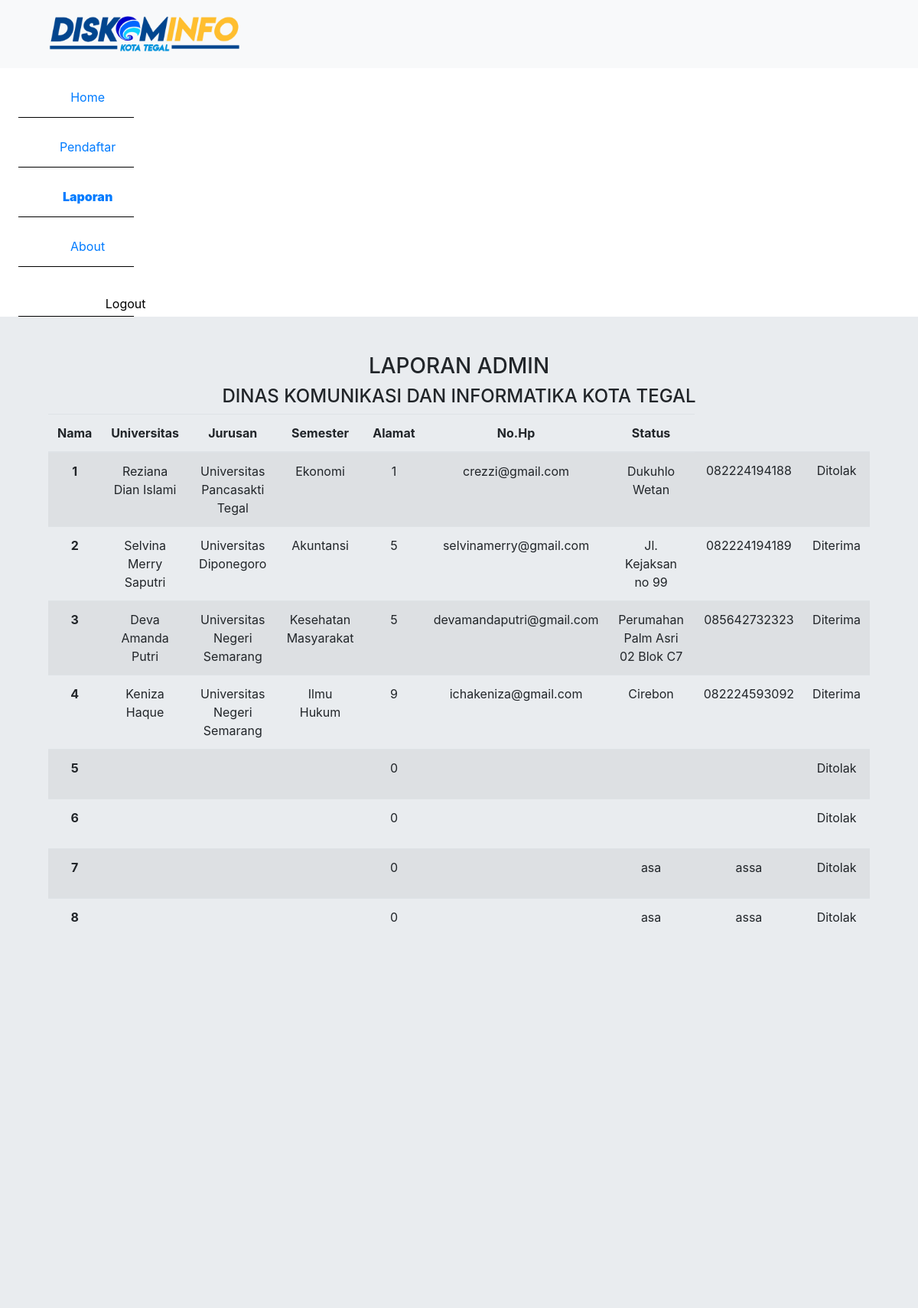
Page /laporan-admin.php on the earlier database version.
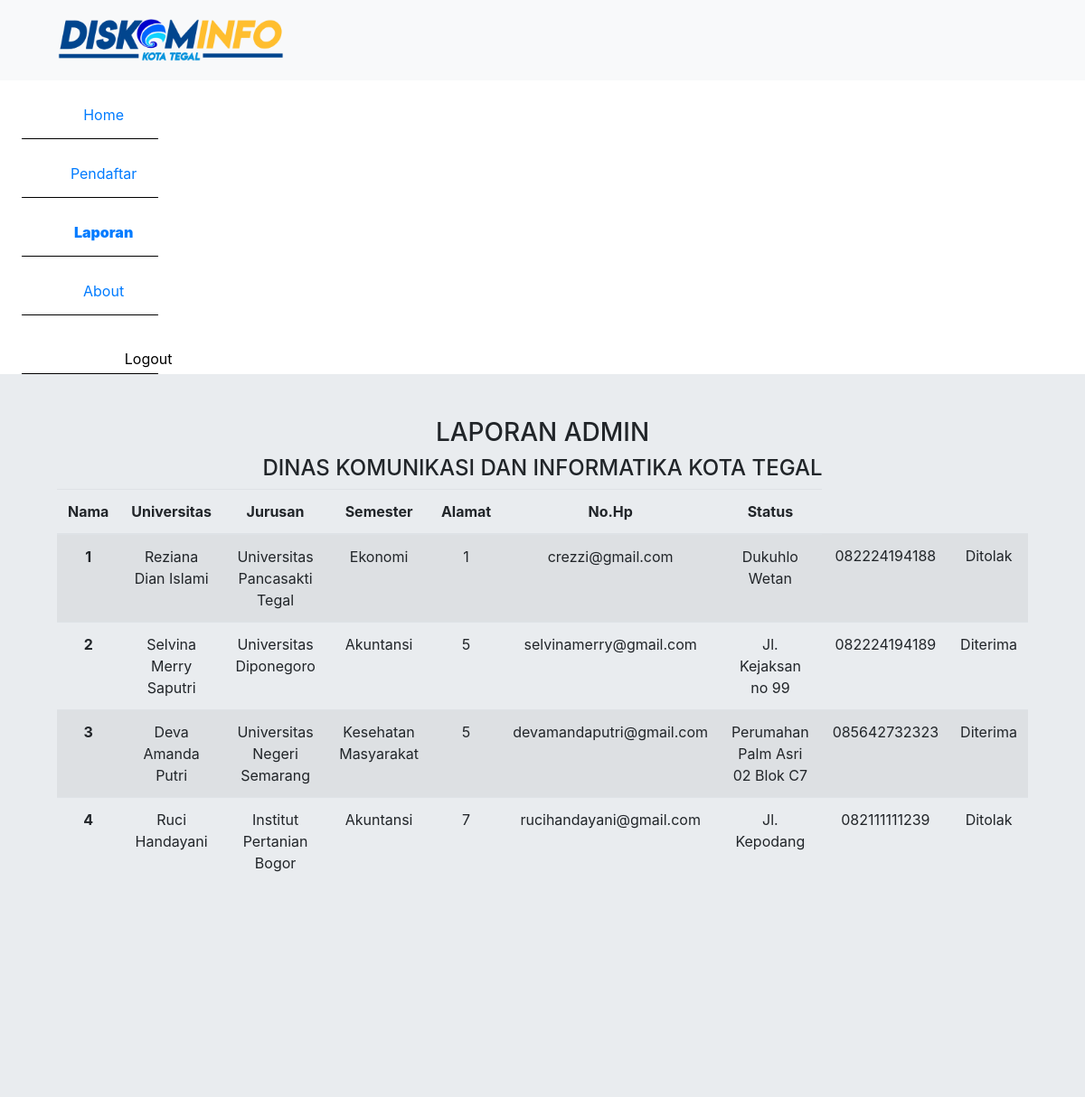
Same page on the later database version.
### tables this page shows
CREATE TABLE `data_mahasiswa` (
  `id` int(11) NOT NULL,
  `nama` varchar(100) NOT NULL,
  `universitas` varchar(50) NOT NULL,
  `jurusan` varchar(50) NOT NULL,
  `semester` int(5) NOT NULL,
  `email` varchar(100) NOT NULL,
  `alamat` varchar(400) NOT NULL,
  `no_hp` varchar(15) NOT NULL,
  `periode_mulai` varchar(50) NOT NULL,
  `periode_akhir` varchar(50) NOT NULL,
  `status` tinyint(1) NOT NULL
);

### functions.php (called while the page is built, shortened)
<?php
$servername = "localhost";
$username = "root";
$password = "";
$database = "website_magang";
$conn = new mysqli($servername, $username, $password, $database);
function query($query) {
  global $conn;
  $fetch = mysqli_query($conn, $query);
  $rows = [];
  while($row = mysqli_fetch_assoc($fetch)) {
    $rows[] = $row;
  }
  return $rows;
}
?>

### laporan-admin.php (the view, shortened to what this page needs)
<?php
require 'functions.php';
$mahasiswa = query("SELECT * FROM data_mahasiswa");
?>
<!DOCTYPE html>
<html lang="en">
  <head>
    <link rel="stylesheet" href="./index.css" />
    <link
      rel="stylesheet"
      href="https://cdn.jsdelivr.net/npm/bootstrap@4.3.1/dist/css/bootstrap.min.css"
    />
  </head>
  <body>
    <div class="container-fluid">
      <div class="row">
        <div class="col">
          <nav class="navbar navbar-expand-lg navbar-light bg-light p-3">
            <a class="navbar-brand ml-5" href="./"
              ><img class="logo-nav" src="./img/logo_diskominfo.png" alt=""
            /></a>
          </nav>
        </div>
      </div>
      <div class="row">
        <div class="col-2">
          <div class="container-sidebar pl-4 text-center">
            <div class="button-sidebar-section">
              <div class="row">
                <div class="col-10 mt-3">
                  <a
                    id="button-sidebar"
                    href="./dashboard-admin.php"
                    id="button-sidebar"
                  >
                    Home</a
                  >
                </div>
              </div>
            </div>
            <div class="button-sidebar-section">
              <div class="row">
                <div class="col-10 mt-3">
                  <a
                    id="button-sidebar"
                    href="./list-pendaftar.php"
                    id="button-sidebar"
                  >
                    Pendaftar</a
                  >
                </div>
              </div>
            </div>
            <div class="button-sidebar-section">
              <div class="row">
                <div class="col-10 mt-3">
                  <a
                    id="button-sidebar-active"
                    href="./laporan-admin.php"
                    id="button-sidebar"
                  >
                    Laporan</a
                  >
                </div>
              </div>
            </div>
            <div class="button-sidebar-section">
              <div class="row">
                <div class="col-10 mt-3">
                  <a
                    id="button-sidebar"
                    href="./about-admin.php"
                    id="button-sidebar"
                  >
                    About</a
                  >
                </div>
              </div>
            </div>
            <form action="" method="post">
            			<div class="button-sidebar-section">
             				 <div class="row">
               					 <div class="col-10 mt-3">
               						 <button
                  						  id="button-sidebar"
                   							href="./dashboard-mhs.php"
                    						id="button-sidebar"
                    						name="logout"
                  					>
                   					 Logout</button
                  					>
               			 </div>
              </div>
            </div>
            </form>
          </div>
        </div>
        <div class="col">
          <div class="container-content p-5 text-center">
            <h3>LAPORAN ADMIN</h3>
            <h4>DINAS KOMUNIKASI DAN INFORMATIKA KOTA TEGAL</h4>
            <div class="container d-flex justify-content-center">
              <table class="table table-striped">
                <thead>
                  <tr>
                    <th scope="col">Nama</th>
                    <th scope="col">Universitas</th>
                    <th scope="col">Jurusan</th>
                    <th scope="col">Semester</th>
                    <th scope="col">Alamat</th>
                    <th scope="col">No.Hp</th>
                    <th scope="col">Status</th>
                  </tr>
                </thead>
                <tbody>
                  <?php $i=1;?>
                    <?php foreach($mahasiswa as $mhs): ?>
                    <tr>
                      <th scope="row"><?= $i; ?></th>
                      <td><?=$mhs['nama']?></td>
                      <td><?=$mhs['universitas']?></td>
                      <td><?=$mhs['jurusan']?></td>
                      <td><?=$mhs['semester']?></td>
                      <td><?=$mhs['email']?></td>
                      <td><?=$mhs['alamat']?></td>
                      <td><?=$mhs['no_hp']?></td>
                      <td><?php if ($mhs['status'] == 1): ?>
        <p>Diterima</p>
      <?php else: ?>
        <p>Ditolak</p>
      <?php endif; ?></td>
                    </tr>
                  <?php $i++; ?>
                    <?php endforeach ?>
								</tbody>
              </table>
            </div>
          </div>
        </div>
      </div>
    </div>
  </body>
</html>

### index.css (style rules this page uses)
.logo-nav { width: 250px; }
html, body { max-width: 100%; overflow-x: hidden; }
.container-content { background-color: #e9ecef; height: 100vh; }
#button-sidebar { background-color: transparent; padding: 10px; width: 220px; border: none; }
#button-sidebar-active { background-color: transparent; font-weight: 900; padding: 10px; width: 220px; border: none; }
.button-sidebar-section { border-bottom: 1px solid black; height: 55px; margin-top: 10px; }
.button-sidebar-section a { text-decoration: none; }
.container-fluid { padding: 0px !important; }
body { background-color: #e6eaf5; font-family: "Roboto", sans-serif; }

Differences in the rows shown:
removed data_mahasiswa: nama "Keniza Haque", universitas "Universitas Negeri Semarang", jurusan "Ilmu Hukum", semester "9", email "ichakeniza@gmail.com", alamat "Cirebon", no_hp "082224593092", status "Diterima"
removed data_mahasiswa: semester "0", status "Ditolak"
removed data_mahasiswa: semester "0", status "Ditolak"
removed data_mahasiswa: semester "0", alamat "asa", no_hp "assa", status "Ditolak"
removed data_mahasiswa: semester "0", alamat "asa", no_hp "assa", status "Ditolak"
added data_mahasiswa: nama "Ruci Handayani", universitas "Institut Pertanian Bogor", jurusan "Akuntansi", semester "7", email "rucihandayani@gmail.com", alamat "Jl. Kepodang", no_hp "082111111239", status "Ditolak"
